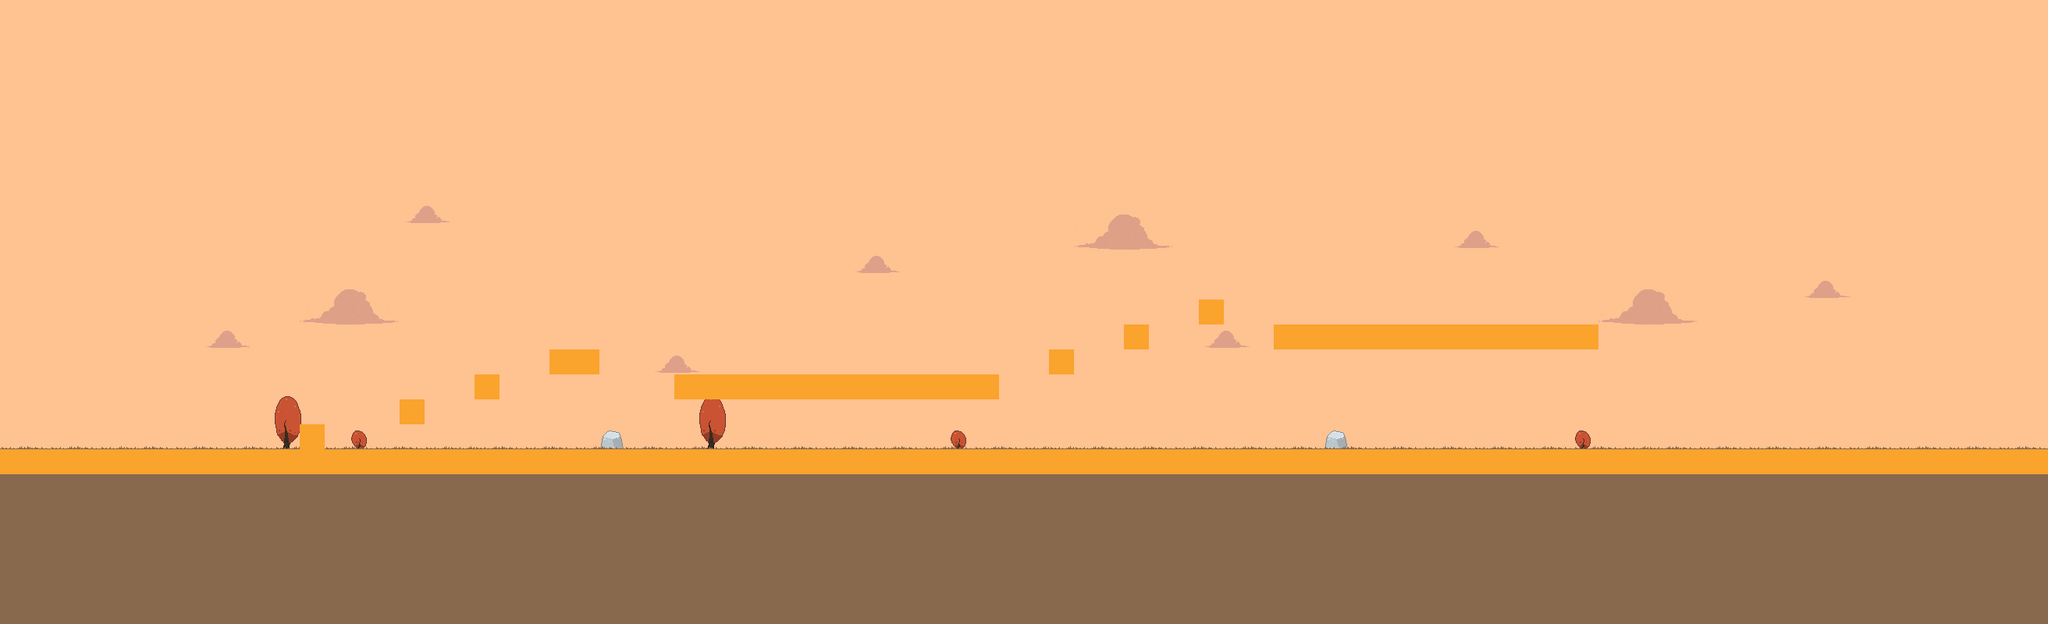

Rendered tile map (Tiled .tmx) drawn with the repository's tilesets; below, a short description and the map source with its tile grids summarised:
An orthogonal 82x25 tile map with 32x32 px tiles, 4 tile layers (SKY, BACKGROUND, GROUND, COLLISION), 1 hidden layer not drawn, 3 tilesets and 40 objects (PlayerStart, EndFlag).

<map version="1.0" orientation="orthogonal" width="82" height="25" tilewidth="32" tileheight="32">
 <tileset firstgid="1" name="tiles" tilewidth="32" tileheight="32">
  <image source="../assets/tileset.png" width="64" height="32" />
 </tileset>
 <tileset firstgid="3" name="tiles2" tilewidth="32" tileheight="32">
  <image source="../assets/tiles2.png" width="64" height="32" />
 </tileset>
 <tileset firstgid="5" name="SOMETILES" tilewidth="32" tileheight="32">
  <image source="../assets/SOMETILES.png" width="640" height="360" />
 </tileset>
 <layer name="SKY" width="82" height="25">
  <data>[2050 cells, 2050 non-empty, 12 distinct tile ids]</data>
 </layer>
 <layer name="BACKGROUND" width="82" height="25">
  <data>[2050 cells, 17 non-empty, 8 distinct tile ids]</data>
 </layer>
 <layer name="GROUND" width="82" height="25">
  <data>[2050 cells, 689 non-empty, 4 distinct tile ids]</data>
 </layer>
 <layer name="COLLISION" width="82" height="25">
  <data>[2050 cells, 116 non-empty, 1 distinct tile ids]</data>
 </layer>
 <layer name="FOREGROUND" width="82" height="25" visible="0">
  <data>[2050 cells, 0 non-empty, 0 distinct tile ids]</data>
 </layer>
 <objectgroup name="OBJECTS" width="82" height="25">
  <object name="PlayerStart" gid="137" x="256" y="576" />
  <object name="EndFlag" gid="183" x="2368" y="544" />
  <object gid="199" x="512" y="576" />
  <object gid="199" x="608" y="544" />
  <object gid="199" x="608" y="576" />
  <object gid="199" x="704" y="512" />
  <object gid="199" x="704" y="544" />
  <object gid="199" x="704" y="576" />
  <object gid="53" x="736" y="352" />
  <object gid="53" x="736" y="384" />
  <object gid="53" x="736" y="416" />
  <object gid="53" x="736" y="448" />
  <object gid="162" x="736" y="512" />
  <object gid="180" x="672" y="480" />
  <object gid="180" x="576" y="512" />
  <object gid="180" x="480" y="544" />
  <object gid="180" x="352" y="576" />
  <object gid="73" x="448" y="576" />
  <object gid="182" x="864" y="480" />
  <object gid="182" x="864" y="576" />
  <object gid="180" x="832" y="512" />
  <object gid="199" x="1696" y="416" />
  <object gid="199" x="1952" y="416" />
  <object gid="161" x="1824" y="416" />
  <object gid="162" x="1824" y="480" />
  <object gid="162" x="1888" y="480" />
  <object gid="162" x="1952" y="480" />
  <object gid="162" x="2016" y="480" />
  <object gid="162" x="1760" y="480" />
  <object gid="162" x="1696" y="480" />
  <object gid="162" x="1632" y="480" />
  <object gid="161" x="1664" y="576" />
  <object gid="161" x="1728" y="576" />
  <object gid="161" x="1792" y="576" />
  <object gid="161" x="1856" y="576" />
  <object gid="161" x="1920" y="576" />
  <object gid="161" x="1984" y="576" />
  <object gid="199" x="2112" y="576" />
  <object gid="199" x="2176" y="512" />
  <object gid="199" x="2240" y="576" />
 </objectgroup>
</map>
